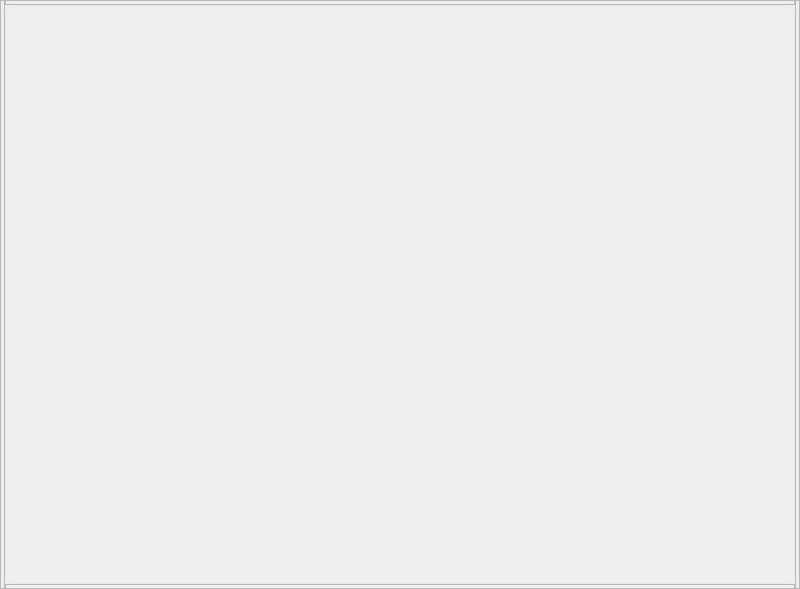
<?xml version="1.0" encoding="UTF-8"?>
<ui version="4.0">
 <class>MainWindow</class>
 <widget class="QMainWindow" name="MainWindow">
  <property name="geometry">
   <rect>
    <x>0</x>
    <y>0</y>
    <width>800</width>
    <height>589</height>
   </rect>
  </property>
  <property name="windowTitle">
   <string>MainWindow</string>
  </property>
  <property name="styleSheet">
   <string notr="true"/>
  </property>
  <widget class="QWidget" name="centralwidget">
   <property name="styleSheet">
    <string notr="true"/>
   </property>
   <layout class="QGridLayout" name="gridLayout">
    <property name="leftMargin">
     <number>0</number>
    </property>
    <property name="topMargin">
     <number>0</number>
    </property>
    <property name="rightMargin">
     <number>0</number>
    </property>
    <property name="bottomMargin">
     <number>0</number>
    </property>
    <property name="spacing">
     <number>0</number>
    </property>
    <item row="4" column="1">
     <widget class="QFrame" name="buttom_line">
      <property name="minimumSize">
       <size>
        <width>0</width>
        <height>5</height>
       </size>
      </property>
      <property name="maximumSize">
       <size>
        <width>16777215</width>
        <height>5</height>
       </size>
      </property>
      <property name="cursor">
       <cursorShape>SizeVerCursor</cursorShape>
      </property>
      <property name="styleSheet">
       <string notr="true"/>
      </property>
      <property name="frameShape">
       <enum>QFrame::StyledPanel</enum>
      </property>
      <property name="frameShadow">
       <enum>QFrame::Raised</enum>
      </property>
     </widget>
    </item>
    <item row="1" column="2" rowspan="4">
     <widget class="QFrame" name="right_line">
      <property name="minimumSize">
       <size>
        <width>5</width>
        <height>0</height>
       </size>
      </property>
      <property name="maximumSize">
       <size>
        <width>5</width>
        <height>16777215</height>
       </size>
      </property>
      <property name="cursor">
       <cursorShape>SizeHorCursor</cursorShape>
      </property>
      <property name="styleSheet">
       <string notr="true"/>
      </property>
      <property name="frameShape">
       <enum>QFrame::StyledPanel</enum>
      </property>
      <property name="frameShadow">
       <enum>QFrame::Raised</enum>
      </property>
      <layout class="QVBoxLayout" name="verticalLayout_2">
       <property name="spacing">
        <number>0</number>
       </property>
       <property name="leftMargin">
        <number>0</number>
       </property>
       <property name="topMargin">
        <number>0</number>
       </property>
       <property name="rightMargin">
        <number>0</number>
       </property>
       <property name="bottomMargin">
        <number>0</number>
       </property>
       <item>
        <widget class="QFrame" name="top_right_line">
         <property name="minimumSize">
          <size>
           <width>10</width>
           <height>10</height>
          </size>
         </property>
         <property name="maximumSize">
          <size>
           <width>10</width>
           <height>10</height>
          </size>
         </property>
         <property name="styleSheet">
          <string notr="true">background-color: transparent;</string>
         </property>
         <property name="frameShape">
          <enum>QFrame::StyledPanel</enum>
         </property>
         <property name="frameShadow">
          <enum>QFrame::Raised</enum>
         </property>
        </widget>
       </item>
       <item>
        <spacer name="verticalSpacer_2">
         <property name="orientation">
          <enum>Qt::Vertical</enum>
         </property>
         <property name="sizeHint" stdset="0">
          <size>
           <width>20</width>
           <height>40</height>
          </size>
         </property>
        </spacer>
       </item>
       <item>
        <widget class="QFrame" name="buttom_right_line">
         <property name="minimumSize">
          <size>
           <width>10</width>
           <height>10</height>
          </size>
         </property>
         <property name="maximumSize">
          <size>
           <width>10</width>
           <height>10</height>
          </size>
         </property>
         <property name="styleSheet">
          <string notr="true">background-color: transparent;</string>
         </property>
         <property name="frameShape">
          <enum>QFrame::StyledPanel</enum>
         </property>
         <property name="frameShadow">
          <enum>QFrame::Raised</enum>
         </property>
        </widget>
       </item>
      </layout>
     </widget>
    </item>
    <item row="1" column="1">
     <widget class="QFrame" name="top_line">
      <property name="minimumSize">
       <size>
        <width>0</width>
        <height>5</height>
       </size>
      </property>
      <property name="maximumSize">
       <size>
        <width>16777215</width>
        <height>5</height>
       </size>
      </property>
      <property name="cursor">
       <cursorShape>SizeVerCursor</cursorShape>
      </property>
      <property name="styleSheet">
       <string notr="true"/>
      </property>
      <property name="frameShape">
       <enum>QFrame::StyledPanel</enum>
      </property>
      <property name="frameShadow">
       <enum>QFrame::Raised</enum>
      </property>
     </widget>
    </item>
    <item row="1" column="0" rowspan="4">
     <widget class="QFrame" name="left_line">
      <property name="minimumSize">
       <size>
        <width>5</width>
        <height>0</height>
       </size>
      </property>
      <property name="maximumSize">
       <size>
        <width>5</width>
        <height>16777215</height>
       </size>
      </property>
      <property name="cursor">
       <cursorShape>SizeHorCursor</cursorShape>
      </property>
      <property name="styleSheet">
       <string notr="true"/>
      </property>
      <property name="frameShape">
       <enum>QFrame::StyledPanel</enum>
      </property>
      <property name="frameShadow">
       <enum>QFrame::Raised</enum>
      </property>
      <layout class="QVBoxLayout" name="verticalLayout">
       <property name="spacing">
        <number>0</number>
       </property>
       <property name="leftMargin">
        <number>0</number>
       </property>
       <property name="topMargin">
        <number>0</number>
       </property>
       <property name="rightMargin">
        <number>0</number>
       </property>
       <property name="bottomMargin">
        <number>0</number>
       </property>
       <item>
        <widget class="QFrame" name="top_left_line">
         <property name="minimumSize">
          <size>
           <width>10</width>
           <height>10</height>
          </size>
         </property>
         <property name="maximumSize">
          <size>
           <width>10</width>
           <height>10</height>
          </size>
         </property>
         <property name="styleSheet">
          <string notr="true">background-color: transparent;</string>
         </property>
         <property name="frameShape">
          <enum>QFrame::StyledPanel</enum>
         </property>
         <property name="frameShadow">
          <enum>QFrame::Raised</enum>
         </property>
        </widget>
       </item>
       <item>
        <spacer name="verticalSpacer">
         <property name="orientation">
          <enum>Qt::Vertical</enum>
         </property>
         <property name="sizeHint" stdset="0">
          <size>
           <width>20</width>
           <height>40</height>
          </size>
         </property>
        </spacer>
       </item>
       <item>
        <widget class="QFrame" name="buttom_left_line">
         <property name="minimumSize">
          <size>
           <width>10</width>
           <height>10</height>
          </size>
         </property>
         <property name="maximumSize">
          <size>
           <width>10</width>
           <height>10</height>
          </size>
         </property>
         <property name="styleSheet">
          <string notr="true">background-color: transparent;</string>
         </property>
         <property name="frameShape">
          <enum>QFrame::StyledPanel</enum>
         </property>
         <property name="frameShadow">
          <enum>QFrame::Raised</enum>
         </property>
        </widget>
       </item>
      </layout>
     </widget>
    </item>
    <item row="2" column="1" rowspan="2">
     <widget class="QWidget" name="main_widget" native="true">
      <property name="styleSheet">
       <string notr="true">#main_widget {

border: 1px solid #e8e8e8;
border-radius: 10px;
}</string>
      </property>
     </widget>
    </item>
   </layout>
  </widget>
 </widget>
 <resources/>
 <connections/>
</ui>
